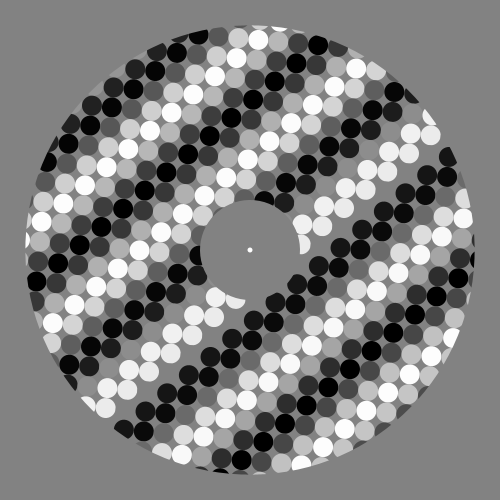
Frame 1 (no input)
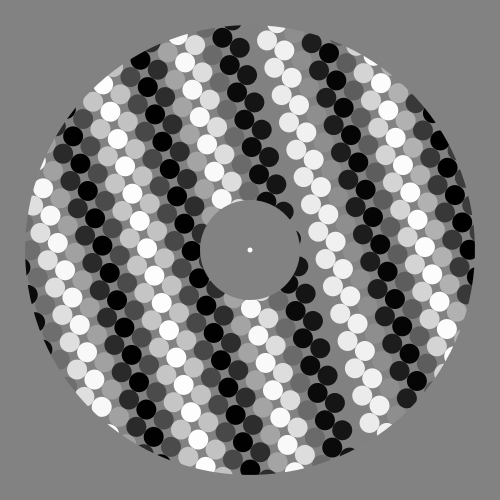
Frame 60 (the mouse pressed at the canvas centre just before this capture)
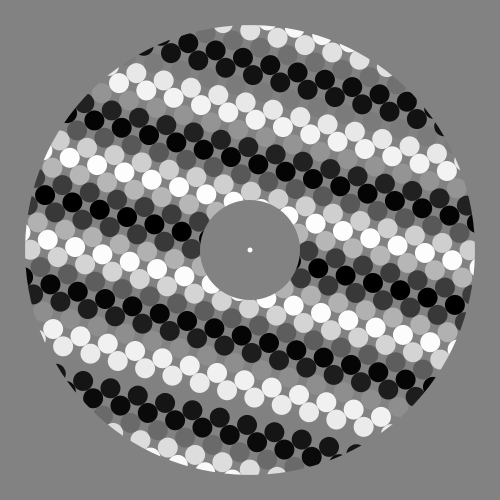
Frame 120 (the mouse held since frame 60 and released just before this capture)

The Processing sketch that drew these frames (run headless with seeded random() and noise(); from frame 60 on, the mouse is pressed at the canvas centre):

// Processing sketch: processing_98870
// ── processing_98870.pde

// 2D Array of objects
Cell[][] grid;

// Number of columns and rows in the grid
int cols = 25;
int rows = 25;
int rotating = 0;

void setup() {
  
  size(500,500);
  background(150);
  frameRate(10);
  int rotating;
  rotating = 0;
  grid = new Cell[cols][rows];
  for (int i = 0; i < cols; i++) {
    for (int j = 0; j < rows; j++) {
      // Initialize each object
      grid[i][j] = new Cell(i*20,j*20,20,20,i+j);
    }
  }
}

void draw() {
  background(130);
  // The counter variables i and j are also the column and row numbers and 
  // are used as arguments to the constructor for each object in the grid.  
 if (!keyPressed){rotating += 5;}
 translate(250,250);
 rotate(radians(rotating));
 rotate(TWO_PI);
  for (int i = 0; i < cols; i++) {
    for (int j = 0; j < rows; j++) {
      // Oscillate and display each object
      grid[i][j].oscillate();
      grid[i][j].display();
    }
  }
    noFill();
  stroke(130);
  strokeWeight(150);
  ellipse(0,0,600,600);
  noStroke();
  fill(130);
  ellipse(0,0,100,100);
  fill(255);
  ellipse(0,0,5,5);
}

// A Cell object
class Cell {
  // A cell object knows about its location in the grid as well as its size with the variables x,y,w,h.
  float x,y;   // x,y location
  float w,h;   // width and height
  float angle; // angle for oscillating brightness

  // Cell Constructor
  Cell(float tempX, float tempY, float tempW, float tempH, float tempAngle) {
    x = tempX;
    y = tempY;
    w = tempW;
    h = tempH;
    angle = tempAngle;
  } 
  
  // Oscillation means increase angle
  void oscillate() {
    angle += 0.25; 
  }

  void display() {
    noStroke();
    // Color calculated using sine wave
    fill(127+127*sin(angle));
    ellipse(x-250,y-250,w,h); 
  }
}
 
